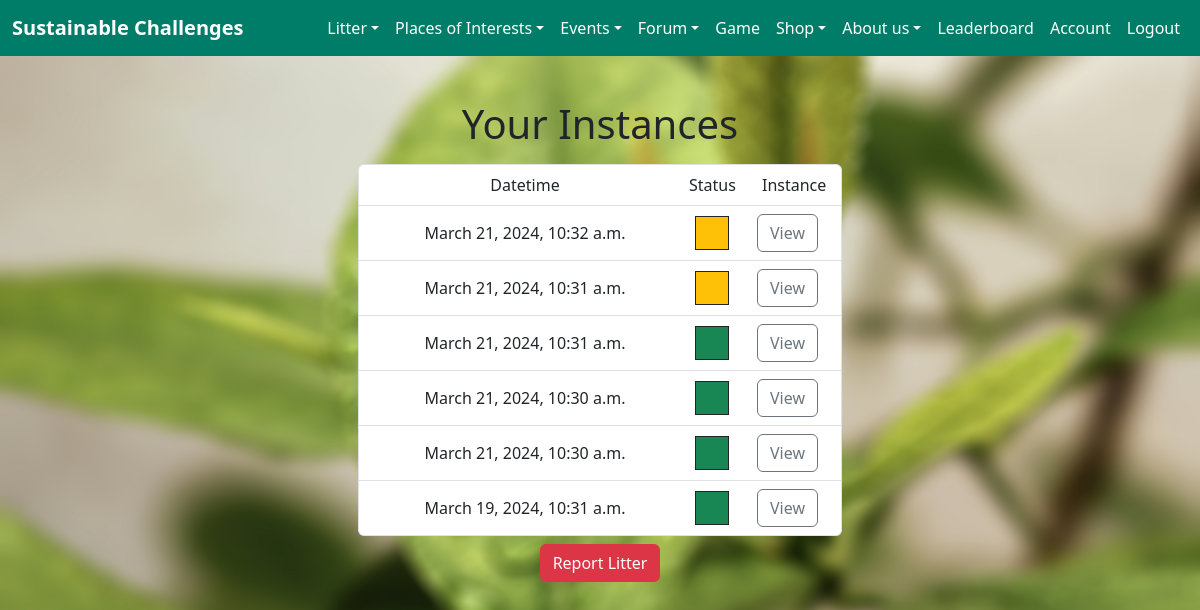
Before: /litter/your-instances/ (signed in) with the older database file.
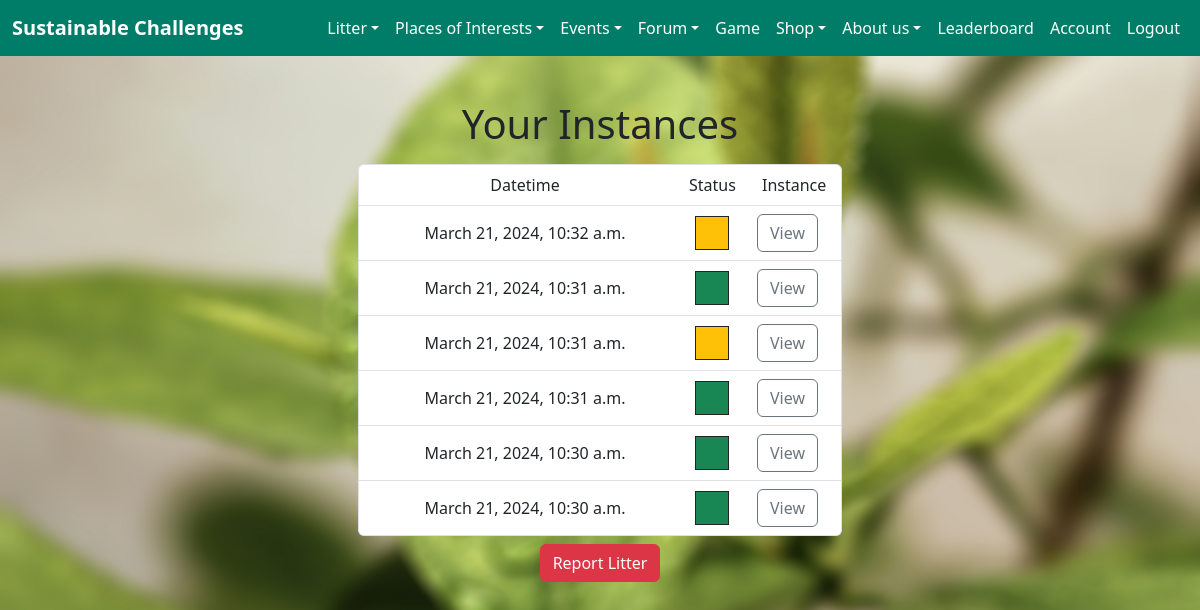
After: the same page with the newer database file.
### litter/models.py (models this page shows, shortened)
class LitterInstance(models.Model):
    user = models.ForeignKey(User, on_delete=models.CASCADE, verbose_name="User")
    lat = models.DecimalField("Latitude", default=0, decimal_places=7, max_digits=10)
    lon = models.DecimalField("Longitude", default=0, decimal_places=7, max_digits=10)
    img = models.ImageField("Image", null=True, blank=True, upload_to='images/litter/')
    datetime = models.DateTimeField("Date submitted")
    approved = models.IntegerField("Approval status", default=0)

### litter/views.py (the view)
# urls.py: path("your-instances/", views.your_instances, name="your instances"),
@login_required
def your_instances(request: HttpRequest) -> HttpResponse:
    instance_list = LitterInstance.objects.filter(user_id=request.user.id).order_by("-datetime")
    return render(request, "litter/your-instances.html", {"instance_list": instance_list, 'is_staff': request.user.is_staff})

### litter/templates/litter/your-instances.html
{%  extends "base.html" %}
{% block content %}
{% if instance_list %}
    <div class="row">
        <div class="col col-sm-12 text-center "><h1>Your Instances</h1></div>
    </div>
    <div class="row justify-content-md-center">
        <ul class="col col-sm-12 list-group p-2 col-lg-5">
            <li class="list-group-item">
                <div class="container-fluid">
                    <div class="row">
                        <div class="col col-sm-9 col-md-8 text-center">Datetime</div>
                        <div class="col col-sm-2 col-md-2 text-center">Status</div>
                        <div class="col col-sm-1 col-md-2 text-center">Instance</div>
                    </div>
                </div>
            </li>
            {% for instance in instance_list %}
                <li class="list-group-item">
                    <div class="container-fluid">
                        <div class="row">
                            <div class="col col-sm-9 col-md-8 text-center d-flex align-items-center justify-content-center">{{instance.datetime}}</div>
                            <div class="col col-sm-2 col-md-2 text-center d-flex align-items-center justify-content-center">
                                {% if instance.approved == 0 %}
                                    <span class="border border-dark py-3 px-3 bg-warning"></span>
                                {% elif instance.approved == 1 %}
                                    <span class="border border-dark py-3 px-3 bg-success"></span>
                                {% elif instance.approved == 2 %}
                                    <span class="border border-dark py-3 px-3 bg-danger"></span>
                                {% endif %}
                            </div>
                            <div class="col col-sm-1 col-md-2 text-center d-flex align-items-center justify-content-center"><a role="button" class="btn btn-outline-secondary" href="{% url 'litter:instance' instance.id %}">View</a></div>
                        </div>
                    </div>
                </li>
            {% endfor %}
        </ul>
    </div>
{% else %}
    <p>No instances are available.</p>
{% endif %}
<div class="row">
    <div class="col col-sm-12 text-center d-column">
        <a role="button" class="btn btn-danger" href="{% url 'litter:report' %}">Report Litter</a>
    </div>
</div>
{% endblock %}

Changed rows visible on the page:
changed LitterInstance (number 2 of 6 on the later page): datetime "March 19, 2024, 10:31 a.m." → "March 21, 2024, 10:31 a.m."; moves up the list
